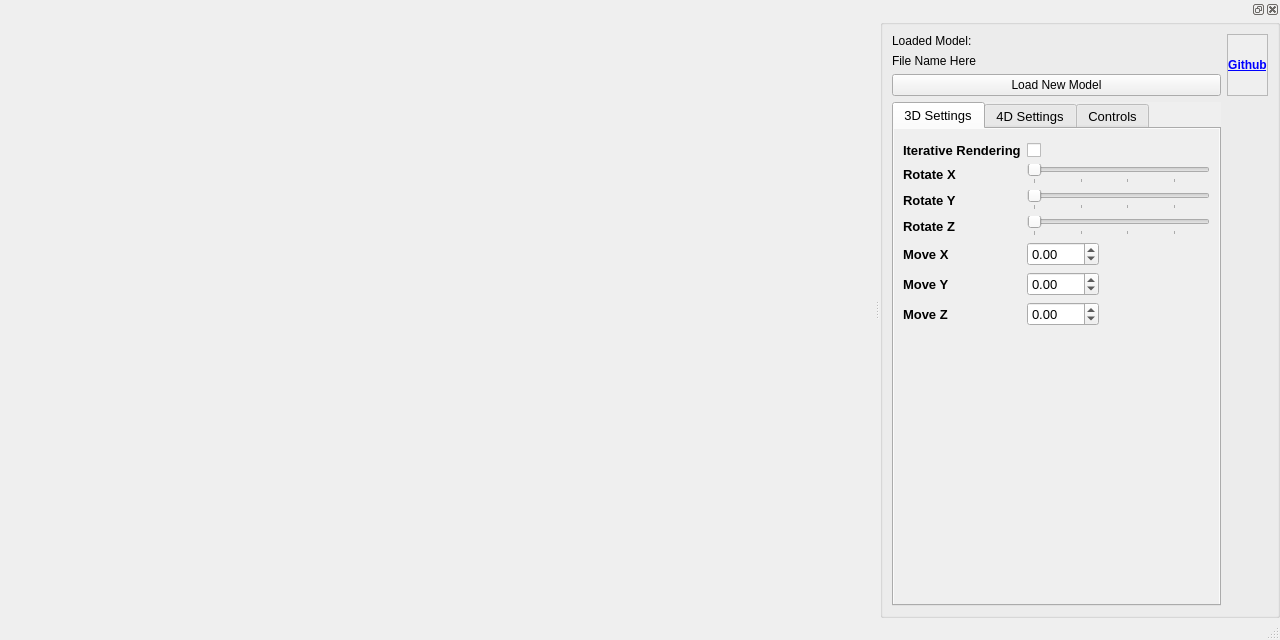
<?xml version="1.0" encoding="UTF-8"?>
<ui version="4.0">
 <class>MainWindow</class>
 <widget class="QMainWindow" name="MainWindow">
  <property name="geometry">
   <rect>
    <x>0</x>
    <y>0</y>
    <width>1280</width>
    <height>640</height>
   </rect>
  </property>
  <property name="windowTitle">
   <string>MainWindow</string>
  </property>
  <widget class="QWidget" name="placeholder_widget"/>
  <widget class="QStatusBar" name="statusbar"/>
  <widget class="QDockWidget" name="dockWidget">
   <property name="sizePolicy">
    <sizepolicy hsizetype="Minimum" vsizetype="Preferred">
     <horstretch>0</horstretch>
     <verstretch>0</verstretch>
    </sizepolicy>
   </property>
   <property name="minimumSize">
    <size>
     <width>400</width>
     <height>421</height>
    </size>
   </property>
   <attribute name="dockWidgetArea">
    <number>2</number>
   </attribute>
   <widget class="QGroupBox" name="gridLayoutWidget">
    <layout class="QGridLayout" name="gridLayout">
     <item row="1" column="0">
      <widget class="QTabWidget" name="tabWidget">
       <property name="font">
        <font>
         <pointsize>10</pointsize>
        </font>
       </property>
       <property name="autoFillBackground">
        <bool>true</bool>
       </property>
       <property name="currentIndex">
        <number>0</number>
       </property>
       <widget class="QWidget" name="tab3D">
        <property name="autoFillBackground">
         <bool>true</bool>
        </property>
        <attribute name="title">
         <string>3D Settings</string>
        </attribute>
        <layout class="QGridLayout" name="gridLayout_2">
         <item row="0" column="0">
          <layout class="QFormLayout" name="formLayout3D">
           <property name="fieldGrowthPolicy">
            <enum>QFormLayout::ExpandingFieldsGrow</enum>
           </property>
           <property name="topMargin">
            <number>5</number>
           </property>
           <item row="0" column="0">
            <widget class="QLabel" name="label_3">
             <property name="font">
              <font>
               <pointsize>10</pointsize>
               <weight>75</weight>
               <bold>true</bold>
              </font>
             </property>
             <property name="text">
              <string>Iterative Rendering</string>
             </property>
            </widget>
           </item>
           <item row="0" column="1">
            <widget class="QCheckBox" name="iterativeRenderCheckBox">
             <property name="sizePolicy">
              <sizepolicy hsizetype="Minimum" vsizetype="Fixed">
               <horstretch>0</horstretch>
               <verstretch>0</verstretch>
              </sizepolicy>
             </property>
             <property name="layoutDirection">
              <enum>Qt::LeftToRight</enum>
             </property>
             <property name="text">
              <string/>
             </property>
            </widget>
           </item>
           <item row="1" column="0">
            <widget class="QLabel" name="label_7">
             <property name="font">
              <font>
               <pointsize>10</pointsize>
               <weight>75</weight>
               <bold>true</bold>
              </font>
             </property>
             <property name="text">
              <string>Rotate X</string>
             </property>
            </widget>
           </item>
           <item row="2" column="0">
            <widget class="QLabel" name="label_8">
             <property name="font">
              <font>
               <pointsize>10</pointsize>
               <weight>75</weight>
               <bold>true</bold>
              </font>
             </property>
             <property name="text">
              <string>Rotate Y</string>
             </property>
            </widget>
           </item>
           <item row="2" column="1">
            <widget class="QSlider" name="rotateZSlider">
             <property name="layoutDirection">
              <enum>Qt::LeftToRight</enum>
             </property>
             <property name="minimum">
              <number>0</number>
             </property>
             <property name="maximum">
              <number>3600</number>
             </property>
             <property name="value">
              <number>0</number>
             </property>
             <property name="orientation">
              <enum>Qt::Horizontal</enum>
             </property>
             <property name="tickPosition">
              <enum>QSlider::TicksBelow</enum>
             </property>
             <property name="tickInterval">
              <number>1000</number>
             </property>
            </widget>
           </item>
           <item row="3" column="0">
            <widget class="QLabel" name="label_9">
             <property name="font">
              <font>
               <pointsize>10</pointsize>
               <weight>75</weight>
               <bold>true</bold>
              </font>
             </property>
             <property name="text">
              <string>Rotate Z</string>
             </property>
            </widget>
           </item>
           <item row="3" column="1">
            <widget class="QSlider" name="rotateXSlider">
             <property name="layoutDirection">
              <enum>Qt::LeftToRight</enum>
             </property>
             <property name="minimum">
              <number>0</number>
             </property>
             <property name="maximum">
              <number>3600</number>
             </property>
             <property name="value">
              <number>0</number>
             </property>
             <property name="orientation">
              <enum>Qt::Horizontal</enum>
             </property>
             <property name="tickPosition">
              <enum>QSlider::TicksBelow</enum>
             </property>
             <property name="tickInterval">
              <number>1000</number>
             </property>
            </widget>
           </item>
           <item row="4" column="0">
            <widget class="QLabel" name="label_10">
             <property name="font">
              <font>
               <weight>75</weight>
               <bold>true</bold>
              </font>
             </property>
             <property name="text">
              <string>Move X</string>
             </property>
            </widget>
           </item>
           <item row="4" column="1">
            <widget class="QDoubleSpinBox" name="moveXInput">
             <property name="minimum">
              <double>-100.000000000000000</double>
             </property>
             <property name="maximum">
              <double>100.000000000000000</double>
             </property>
             <property name="singleStep">
              <double>0.100000000000000</double>
             </property>
            </widget>
           </item>
           <item row="5" column="0">
            <widget class="QLabel" name="label_11">
             <property name="font">
              <font>
               <weight>75</weight>
               <bold>true</bold>
              </font>
             </property>
             <property name="text">
              <string>Move Y</string>
             </property>
            </widget>
           </item>
           <item row="5" column="1">
            <widget class="QDoubleSpinBox" name="moveYInput">
             <property name="minimum">
              <double>-100.000000000000000</double>
             </property>
             <property name="maximum">
              <double>100.000000000000000</double>
             </property>
             <property name="singleStep">
              <double>0.100000000000000</double>
             </property>
            </widget>
           </item>
           <item row="6" column="0">
            <widget class="QLabel" name="label_12">
             <property name="font">
              <font>
               <weight>75</weight>
               <bold>true</bold>
              </font>
             </property>
             <property name="text">
              <string>Move Z</string>
             </property>
            </widget>
           </item>
           <item row="6" column="1">
            <widget class="QDoubleSpinBox" name="moveZInput">
             <property name="minimum">
              <double>-100.000000000000000</double>
             </property>
             <property name="maximum">
              <double>100.000000000000000</double>
             </property>
             <property name="singleStep">
              <double>0.100000000000000</double>
             </property>
            </widget>
           </item>
           <item row="1" column="1">
            <widget class="QSlider" name="rotateYSlider">
             <property name="layoutDirection">
              <enum>Qt::LeftToRight</enum>
             </property>
             <property name="minimum">
              <number>0</number>
             </property>
             <property name="maximum">
              <number>3600</number>
             </property>
             <property name="value">
              <number>0</number>
             </property>
             <property name="orientation">
              <enum>Qt::Horizontal</enum>
             </property>
             <property name="tickPosition">
              <enum>QSlider::TicksBelow</enum>
             </property>
             <property name="tickInterval">
              <number>1000</number>
             </property>
            </widget>
           </item>
          </layout>
         </item>
        </layout>
       </widget>
       <widget class="QWidget" name="tab4D">
        <property name="autoFillBackground">
         <bool>true</bool>
        </property>
        <attribute name="title">
         <string>4D Settings</string>
        </attribute>
        <layout class="QGridLayout" name="gridLayout_3">
         <item row="0" column="0">
          <layout class="QFormLayout" name="formLayout4D">
           <property name="topMargin">
            <number>5</number>
           </property>
           <item row="0" column="0">
            <widget class="QLabel" name="label_2">
             <property name="font">
              <font>
               <pointsize>10</pointsize>
               <weight>75</weight>
               <bold>true</bold>
              </font>
             </property>
             <property name="text">
              <string>3D Slice</string>
             </property>
            </widget>
           </item>
           <item row="0" column="1">
            <widget class="QSlider" name="slice4DSlider">
             <property name="layoutDirection">
              <enum>Qt::LeftToRight</enum>
             </property>
             <property name="minimum">
              <number>-10000</number>
             </property>
             <property name="maximum">
              <number>10000</number>
             </property>
             <property name="value">
              <number>0</number>
             </property>
             <property name="orientation">
              <enum>Qt::Horizontal</enum>
             </property>
             <property name="tickPosition">
              <enum>QSlider::TicksBelow</enum>
             </property>
             <property name="tickInterval">
              <number>2000</number>
             </property>
            </widget>
           </item>
           <item row="1" column="0">
            <widget class="QLabel" name="label_4">
             <property name="font">
              <font>
               <pointsize>10</pointsize>
               <weight>75</weight>
               <bold>true</bold>
              </font>
             </property>
             <property name="text">
              <string>Rotate XW</string>
             </property>
            </widget>
           </item>
           <item row="1" column="1">
            <widget class="QSlider" name="rotateXWSlider">
             <property name="layoutDirection">
              <enum>Qt::LeftToRight</enum>
             </property>
             <property name="minimum">
              <number>0</number>
             </property>
             <property name="maximum">
              <number>3600</number>
             </property>
             <property name="value">
              <number>0</number>
             </property>
             <property name="orientation">
              <enum>Qt::Horizontal</enum>
             </property>
             <property name="tickPosition">
              <enum>QSlider::TicksBelow</enum>
             </property>
             <property name="tickInterval">
              <number>1000</number>
             </property>
            </widget>
           </item>
           <item row="2" column="0">
            <widget class="QLabel" name="label_5">
             <property name="font">
              <font>
               <pointsize>10</pointsize>
               <weight>75</weight>
               <bold>true</bold>
              </font>
             </property>
             <property name="text">
              <string>Rotate YW</string>
             </property>
            </widget>
           </item>
           <item row="2" column="1">
            <widget class="QSlider" name="rotateYWSlider">
             <property name="layoutDirection">
              <enum>Qt::LeftToRight</enum>
             </property>
             <property name="minimum">
              <number>0</number>
             </property>
             <property name="maximum">
              <number>3600</number>
             </property>
             <property name="value">
              <number>0</number>
             </property>
             <property name="orientation">
              <enum>Qt::Horizontal</enum>
             </property>
             <property name="tickPosition">
              <enum>QSlider::TicksBelow</enum>
             </property>
             <property name="tickInterval">
              <number>1000</number>
             </property>
            </widget>
           </item>
           <item row="3" column="0">
            <widget class="QLabel" name="label_6">
             <property name="font">
              <font>
               <pointsize>10</pointsize>
               <weight>75</weight>
               <bold>true</bold>
              </font>
             </property>
             <property name="text">
              <string>Rotate ZW</string>
             </property>
            </widget>
           </item>
           <item row="3" column="1">
            <widget class="QSlider" name="rotateZWSlider">
             <property name="layoutDirection">
              <enum>Qt::LeftToRight</enum>
             </property>
             <property name="minimum">
              <number>0</number>
             </property>
             <property name="maximum">
              <number>3600</number>
             </property>
             <property name="value">
              <number>0</number>
             </property>
             <property name="orientation">
              <enum>Qt::Horizontal</enum>
             </property>
             <property name="tickPosition">
              <enum>QSlider::TicksBelow</enum>
             </property>
             <property name="tickInterval">
              <number>1000</number>
             </property>
            </widget>
           </item>
          </layout>
         </item>
        </layout>
       </widget>
       <widget class="QWidget" name="controlsTab">
        <attribute name="title">
         <string>Controls</string>
        </attribute>
        <layout class="QGridLayout" name="gridLayout_4">
         <item row="0" column="0">
          <widget class="QPlainTextEdit" name="plainTextEdit">
           <property name="acceptDrops">
            <bool>false</bool>
           </property>
           <property name="autoFillBackground">
            <bool>true</bool>
           </property>
           <property name="readOnly">
            <bool>true</bool>
           </property>
           <property name="plainText">
            <string>Escape: Toggle viewport mouse focus
WASD: Move horizontally
Space: Move up
Shift: Move down
MWheel: Change field of view</string>
           </property>
          </widget>
         </item>
        </layout>
       </widget>
      </widget>
     </item>
     <item row="0" column="1">
      <widget class="QLabel" name="githubLink">
       <property name="font">
        <font>
         <underline>false</underline>
        </font>
       </property>
       <property name="autoFillBackground">
        <bool>true</bool>
       </property>
       <property name="frameShape">
        <enum>QFrame::StyledPanel</enum>
       </property>
       <property name="lineWidth">
        <number>1</number>
       </property>
       <property name="midLineWidth">
        <number>1</number>
       </property>
       <property name="text">
        <string>&lt;html&gt;&lt;head/&gt;&lt;body&gt;&lt;p&gt;&lt;a href=&quot;https://github.com/Luminic/NWAPW_RayTracer&quot;&gt;&lt;span style=&quot; font-weight:600; text-decoration: underline; color:#0000ff;&quot;&gt;Github&lt;/span&gt;&lt;/a&gt;&lt;/p&gt;&lt;/body&gt;&lt;/html&gt;</string>
       </property>
       <property name="alignment">
        <set>Qt::AlignCenter</set>
       </property>
       <property name="openExternalLinks">
        <bool>true</bool>
       </property>
       <property name="textInteractionFlags">
        <set>Qt::TextBrowserInteraction</set>
       </property>
      </widget>
     </item>
     <item row="0" column="0">
      <layout class="QVBoxLayout" name="modelFileVerticalLayout">
       <item>
        <widget class="QLabel" name="label">
         <property name="text">
          <string>Loaded Model:</string>
         </property>
        </widget>
       </item>
       <item>
        <widget class="QLabel" name="modelLabel">
         <property name="text">
          <string>File Name Here</string>
         </property>
        </widget>
       </item>
       <item>
        <widget class="QPushButton" name="fileButton">
         <property name="text">
          <string>Load New Model</string>
         </property>
        </widget>
       </item>
      </layout>
     </item>
    </layout>
   </widget>
  </widget>
  <action name="actionSOME_SETTING">
   <property name="text">
    <string>SOME SETTING</string>
   </property>
  </action>
 </widget>
 <resources/>
 <connections/>
</ui>
